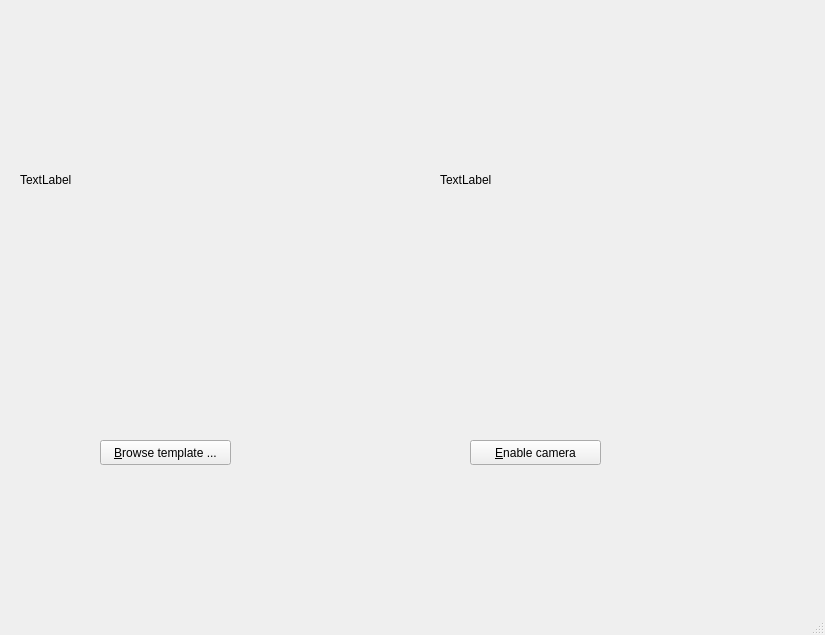
<?xml version="1.0" encoding="UTF-8"?>
<ui version="4.0">
 <class>MainWindow</class>
 <widget class="QMainWindow" name="MainWindow">
  <property name="windowModality">
   <enum>Qt::ApplicationModal</enum>
  </property>
  <property name="geometry">
   <rect>
    <x>0</x>
    <y>0</y>
    <width>825</width>
    <height>635</height>
   </rect>
  </property>
  <property name="windowTitle">
   <string>SIFT Demo</string>
  </property>
  <widget class="QWidget" name="centralwidget">
   <widget class="QPushButton" name="browse_button">
    <property name="geometry">
     <rect>
      <x>100</x>
      <y>440</y>
      <width>131</width>
      <height>25</height>
     </rect>
    </property>
    <property name="text">
     <string>&amp;Browse template ...</string>
    </property>
   </widget>
   <widget class="QPushButton" name="toggle_cam_button">
    <property name="geometry">
     <rect>
      <x>470</x>
      <y>440</y>
      <width>131</width>
      <height>25</height>
     </rect>
    </property>
    <property name="text">
     <string>&amp;Enable camera</string>
    </property>
   </widget>
   <widget class="QLabel" name="template_label">
    <property name="geometry">
     <rect>
      <x>20</x>
      <y>60</y>
      <width>320</width>
      <height>240</height>
     </rect>
    </property>
    <property name="text">
     <string>TextLabel</string>
    </property>
   </widget>
   <widget class="QLabel" name="live_image_label">
    <property name="geometry">
     <rect>
      <x>440</x>
      <y>60</y>
      <width>371</width>
      <height>240</height>
     </rect>
    </property>
    <property name="text">
     <string>TextLabel</string>
    </property>
   </widget>
  </widget>
  <widget class="QMenuBar" name="menubar">
   <property name="geometry">
    <rect>
     <x>0</x>
     <y>0</y>
     <width>825</width>
     <height>22</height>
    </rect>
   </property>
  </widget>
  <widget class="QStatusBar" name="statusbar"/>
 </widget>
 <resources/>
 <connections/>
</ui>
